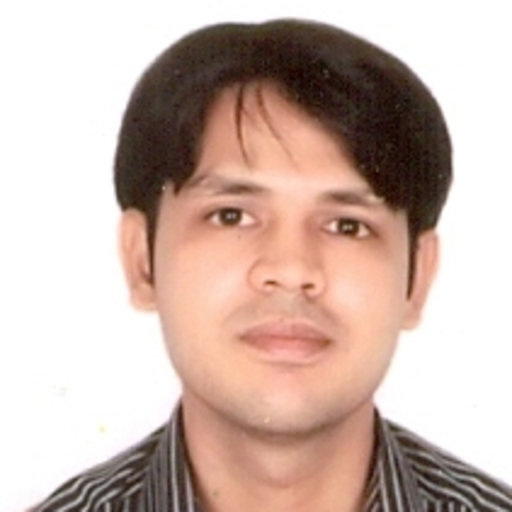
#> input picture inputs/sachin.jpeg, 512 x 512 px
$ jupyter execute object_detection.ipynb   (shell and % lines are left out)
#> lines starting #> are read from the running program, lines starting #| are printed output that depends on the picture; after the words box and inside, x2 and y2 are one past the last pixel; in counts of white or black regions, pixels touching at a corner belong together
# Object detection
## Face detection using Haar Cascades
### Theory
Haar feature-based cascade classifiers is a machine learning based approach where a cascade function is trained from a lot of positive and negative images.
The algorithm needs a lot of positive images (images of faces) and negative images (images without faces) to train the classifier. Haar features are like convolutional kernel. Each feature is a single value obtained by subtracting sum of pixels under the white rectangle from sum of pixels under the black rectangle.
To calculate lots of features efficiently, integral image is introduced. Most of calculated features are irrelevant. Adaboost is used to select better features. Adaboost finds the best threshold which classifies the faces to positive and negative. Final classifier is a weighted sum of these weak classifiers.
When detecting, algorithm applies 6000 features to each 24x24 window in an image. To compute it efficiently, the features are grouped into different stages of classifiers and applied one-by-one. If a window fails the first stage, discard it. The window which passes all stages is a face region.
### Haar-cascade Detection in OpenCV
OpenCV provides a training method and pretrained models. Here we use pretrained models.

[cell 1]
import numpy as np
import cv2
import matplotlib.pyplot as plt

[cell 2]
face_cascade = cv2.CascadeClassifier('data/haarcascade_frontalface_default.xml')
eye_cascade = cv2.CascadeClassifier('data/haarcascade_eye.xml')

img = cv2.imread('inputs/sachin.jpeg')
#> img is the input picture: shape (512, 512, 3); mean B, G, R 172.1, 181.3, 203.6
gray = cv2.cvtColor(img, cv2.COLOR_BGR2GRAY)
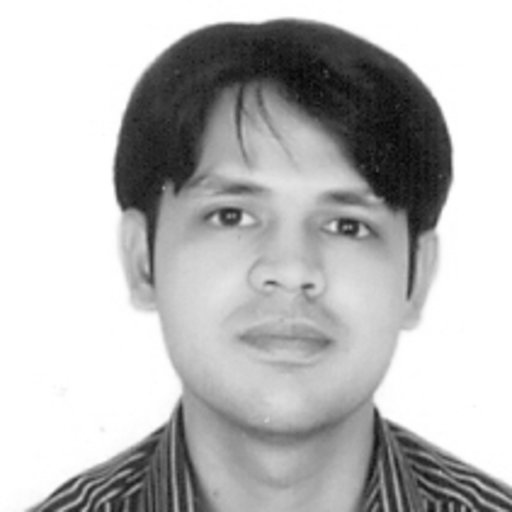
#> gray: shape (512, 512); min 6, max 255, mean 186.9

faces = face_cascade.detectMultiScale(gray, 1.3, 5)
#> faces = [[138, 114, 299, 299]]

for(x, y, w, h) in faces:
    img = cv2.rectangle(img, (x, y), (x+w, y+h), (255, 0, 0), 2)
    roi_gray = gray[y:y+h, x:x+w]
    roi_color = img[y:y+h, x:x+w]
    eyes = eye_cascade.detectMultiScale(roi_gray)
    for (ex, ey, ew, eh) in eyes:
        cv2.rectangle(roi_color, (ex, ey), (ex+ew, ey+eh), (0, 255, 0), 2)
#> this loop made 1 pass
#> pass 1, `img = cv2.rectangle(img, (x, y), (x+w, y+h), (255, 0, 0), 2)`:
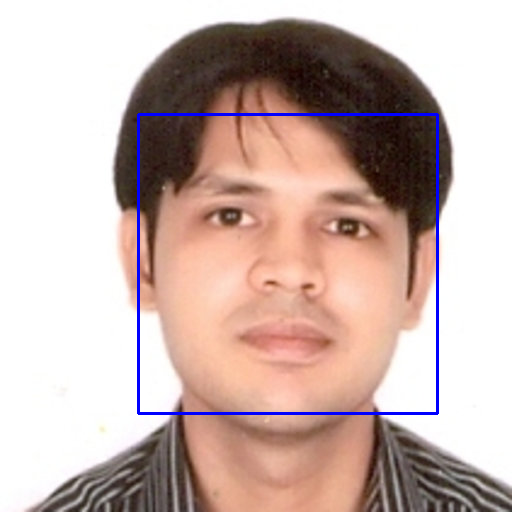
#> img: shape (512, 512, 3); 1.37% of pixels changed, all inside (x1, y1, x2, y2) = (137, 113, 439, 415)
#> pass 1, `roi_gray = gray[y:y+h, x:x+w]`:
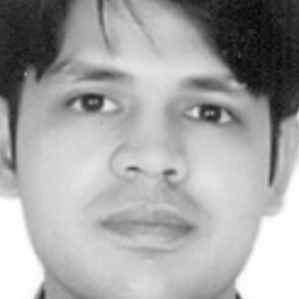
#> roi_gray: shape (299, 299); min 8, max 255, mean 165.6
#> pass 1, `roi_color = img[y:y+h, x:x+w]`:
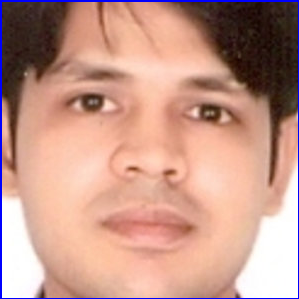
#> roi_color: shape (299, 299, 3); mean B, G, R 138.5, 151.5, 196.3
#> after the loop:
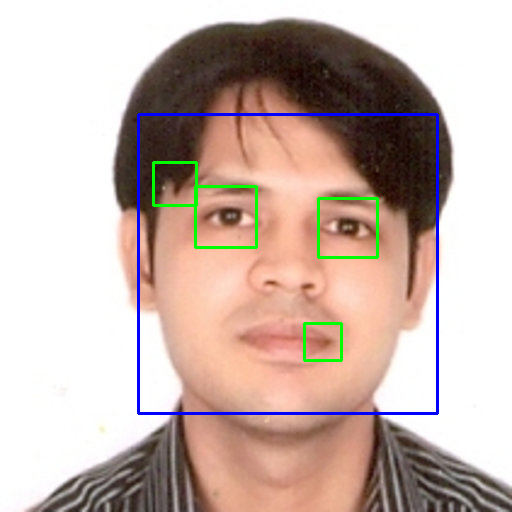
#> img: shape (512, 512, 3); 0.89% of pixels changed, all inside (x1, y1, x2, y2) = (152, 161, 379, 362)
#> after the loop:
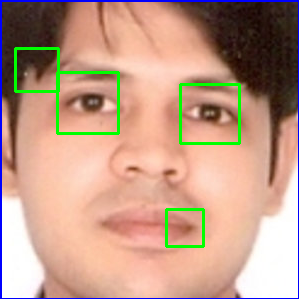
#> roi_color: shape (299, 299, 3); 2.61% of pixels changed, all inside (x1, y1, x2, y2) = (14, 47, 241, 248)

img = cv2.cvtColor(img, cv2.COLOR_BGR2RGB)
plt.imshow(img)
plt.show()
